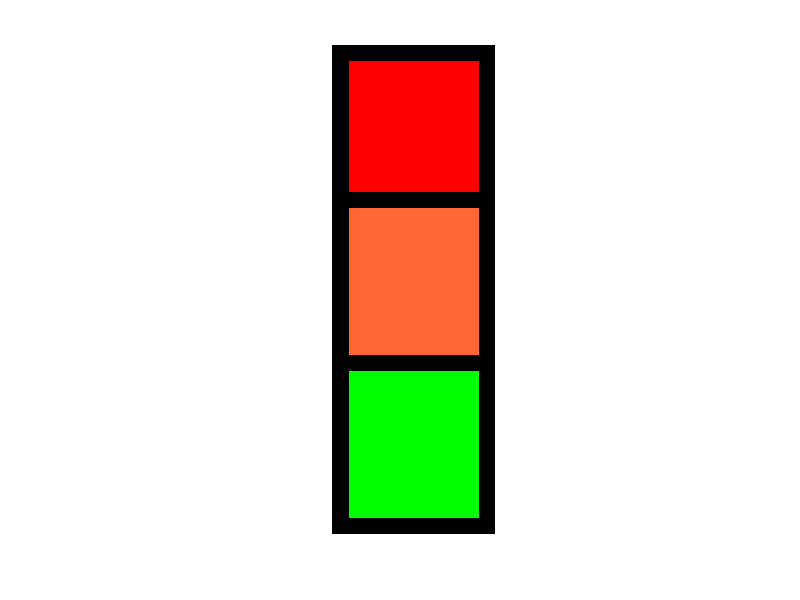

Recreate this plot in MATLAB.
% Commentare se non si usa Octave con Gnuplot su X11
setenv GNUTERM 'x11'

% Creare una matrice 10x10x3 di zeri
%
X = zeros([10, 10, 3]);

% Visualizzare la matrice come immagine RGB
%
imshow(X);

% Verra` visualizzato un quadrato nero: perche`?
% Perche` ogni ii, jj e` pari a zero (no rosso, no verde, no blu)
% R(ii,jj) = 0, G(ii,jj) = 0, B(ii,jj) = 0

% mettiamo ad 1 il canale rosso di 5 punti a caso
%
% la terza dimensione e` il canale:
%   * 1 -> R
%   * 2 -> G
%   * 3 -> B
%

for ii = 1 : 5 % 5 estrazioni
    % 1 significa "massima intensita` di rosso"
    % randi(N) restituisce un intero casuale da 0 a N

    %                       1 == red
    X(randi(10), randi(10), 1) = 1;
end

% facciamo lo stesso con il verde, ma con un'intensita` casuale tra 0 e 1

for ii = 1 : 5
    %                       2 == green
    X(randi(10), randi(10), 2) = rand(1);
end

% --

% Creare una matrice 30x10x3 di zeri per creare un "semaforo"
%
X = zeros([30, 10, 3]);

% Visualizzare la matrice come immagine RGB
%
imshow(X);
pause(5); % pausa per 5 secondi

% Facciamo la stessa manipolazione vista sopra, ma lavorando su un quadrante
% 8x8 per volta

% Primo quadrante dall'alto: tutto rosso, escluso il bordo che e` gia` nero.
%
X(2:9,2:9, 1) = 1;
imshow(X);
pause(5); % pausa per 5 secondi

% Secondo quadrante: tutto arancione, escluso il bordo. Il colore arancione
% lo creiamo con la seguente combinazione di colori RGB:
%  R = 1
%  G = 0.4
%  B = 0.2

X(11:19, 2:9, 1) = 1;       % rosso al 100%
X(11:19, 2:9, 2) = 0.4;     % verde al 40%
X(11:19, 2:9, 3) = 0.2;     % blu al 20%
imshow(X);
pause(5); % pausa per 5 secondi

% Terzo quadrante: tutto verde, escluso il bordo.
%

X(21:end-1,2:9, 2) = 1;

% Visualizzazione del semaforo
%
imshow(X);

% TODO: provate a far accendere e spegnere i vari colori del semaforo
% all'infinito secondo la corretta sequenza prevista dal codice della strada
% (Art.41).
%
% http://www.mit.gov.it/mit/site.php?p=normativa&o=vd&id=1&id_dett=43
%
